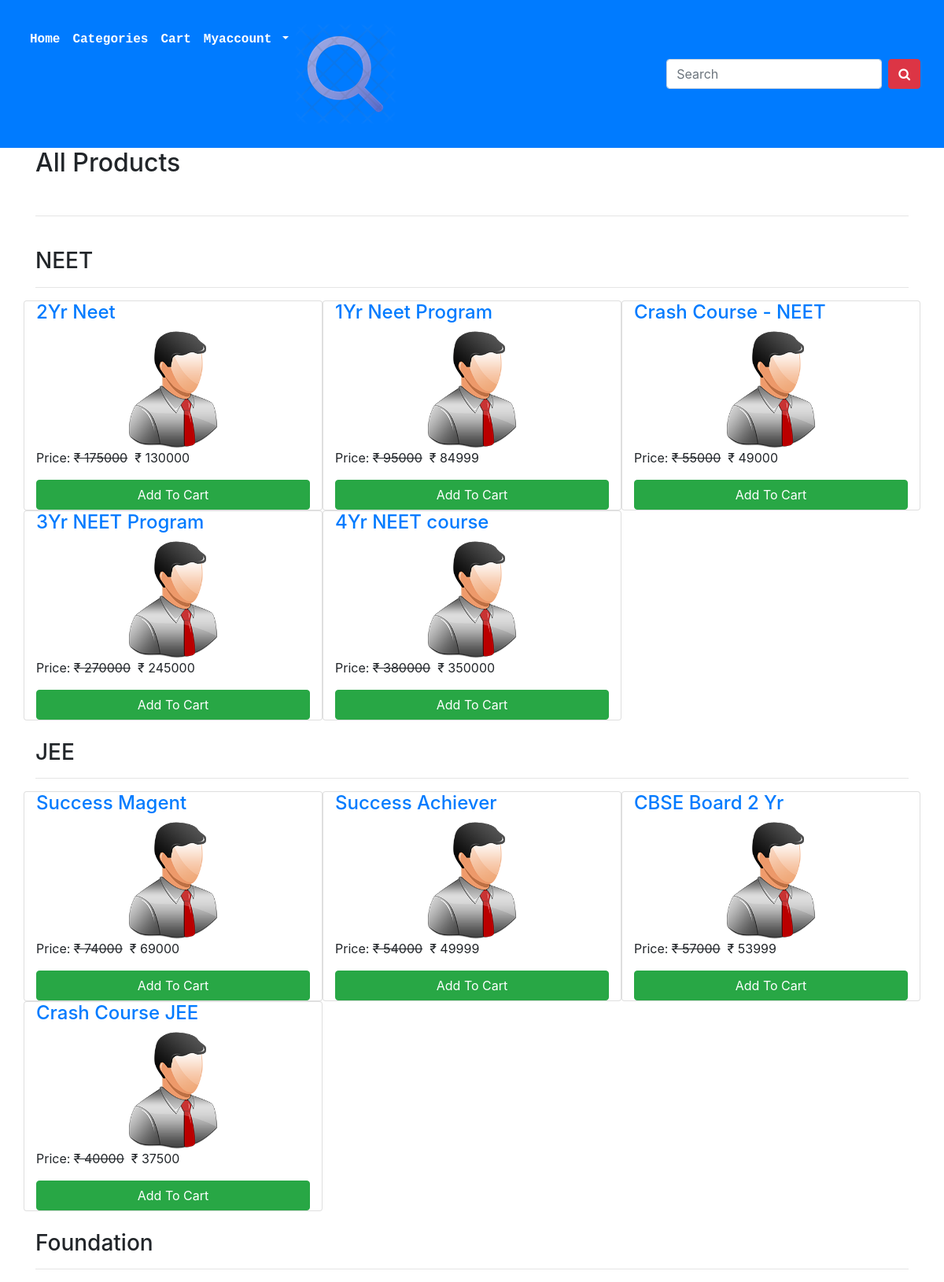
The page /all-products/ on the database its author committed.
### ecomapp/models.py (models this page shows, shortened)
class Category(models.Model):
    title = models.CharField(max_length=200)
    slug = models.SlugField(unique=True)

class Product(models.Model):
    title = models.CharField(max_length=200)
    slug = models.SlugField(unique=True)
    category = models.ForeignKey(Category, on_delete=models.CASCADE)
    image = models.ImageField(upload_to="products")
    marked_price = models.PositiveIntegerField()
    selling_price = models.PositiveIntegerField()
    description = models.TextField()
    warranty = models.CharField(max_length=300, null=True, blank=True)
    return_policy = models.CharField(max_length=300, null=True, blank=True)
    view_count = models.PositiveIntegerField(default=0)

### ecomapp/views.py (the view)
# urls.py: path("all-products/", AllProductsView.as_view(), name="allproducts"),
class AllProductsView(EcomMixin, TemplateView):
     template_name = "allproducts.html"
     def get_context_data(self, **kwargs):
          context = super().get_context_data(**kwargs)
          context["allcategories"] = Category.objects.all()
          return context

### ecomapp/views.py (called while the page is built)
     def dispatch(self, request, *args, **kwargs):
          cart_id = request.session.get("cart_id")
          if cart_id:
               cart_obj = Cart.objects.get(id=cart_id)
               if request.user.is_authenticated and request.user.customer:
                    cart_obj.customer = request.user.customer
                    cart_obj.save()
          return super().dispatch(request, *args, **kwargs)

### templates/allproducts.html (shortened to what this page needs)
{% extends 'base.html' %}
{% block content %}
<div class="container">
    <h2>All Products</h2>
    <br>
    <hr>
    {% for cat in allcategories %}
    <br>
    <h3>{{cat.title}}</h3>
    <hr>
    <div class="row">
        {% for p in cat.product_set.all %}
        <div class="col-md-4 card">
            <h4><a href="{% url 'ecomapp:productdetail' p.slug %}">{{p.title}}</a></h4>
            <img src="{{p.image.url}}" alt="" class="img-fluid" style="height:150px; object-fit:contain;">
            <p>Price: <strike>&#8377; {{p.marked_price}}</strike>&nbsp; &#8377; {{p.selling_price}} </p>
            <a href="{% url 'ecomapp:addtocart' p.id %}" class="btn btn-success">Add To Cart</a>
        </div>
        {% endfor %}
    </div>
    {% endfor %}
</div>
{% endblock %}

### templates/base.html (style rules this page uses)
body { overflow: scroll; }

### rows shown on the page
Category: title "NEET"
Product: title "2Yr Neet", image (picture), marked_price "175000", selling_price "130000"
Product: title "1Yr Neet Program", image (picture), marked_price "95000", selling_price "84999"
Product: title "Crash Course - NEET", image (picture), marked_price "55000", selling_price "49000"
Product: title "3Yr NEET Program", image (picture), marked_price "270000", selling_price "245000"
Product: title "4Yr NEET course", image (picture), marked_price "380000", selling_price "350000"
Category: title "JEE"
Product: title "Success Magent", image (picture), marked_price "74000", selling_price "69000"
Product: title "Success Achiever", image (picture), marked_price "54000", selling_price "49999"
Product: title "CBSE Board 2 Yr", image (picture), marked_price "57000", selling_price "53999"
Product: title "Crash Course JEE", image (picture), marked_price "40000", selling_price "37500"
Category: title "Foundation"
